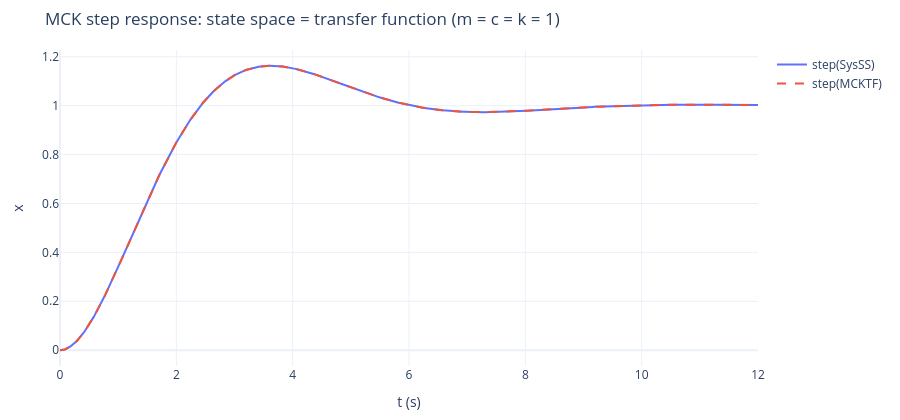

Write notebook code for a chart like this one.
### Markdown cell above
## 6. 狀態空間與轉移函數（`mckss.m`、`ssmodel.mdl`、`MCKTFM.m`、`MCKTf.mdl`）

```matlab
m=1; c=1; k=1;
A=[0 1;-k/m -c/m]; B=[0;1/m]; C=[1 0]; D=0;
SysSS=ss(A,B,C,D);
step(SysSS)
SysTF=tf(SysSS)          % 轉換成轉移函數
MCKTF=tf([1],[M C K]);   % MCKTFM.m
step(MCKTF)
```
`ssmodel.mdl` 是同一個狀態空間方塊，輸入和 `mck.mdl` 一樣是 0.1 Hz 方波。

### Code cell
A_ = np.array([[0, 1], [-k / m, -c / m]])
B_ = np.array([[0], [1 / m]])
C_ = np.array([[1, 0]])
D_ = np.array([[0]])
num, den = signal.ss2tf(A_, B_, C_, D_)
print("SysTF = tf(SysSS): num =", np.round(num, 10), " den =", np.round(den, 10))
wn, zeta = np.sqrt(k / m), c / (2 * np.sqrt(m * k))
print(f"wn = sqrt(k/m) = {wn}, zeta = c/(2 sqrt(mk)) = {zeta}")

t = np.linspace(0, 12, 1201)
_, y_ss = signal.step(signal.StateSpace(A_, B_, C_, D_), T=t)
_, y_tf = signal.step(signal.lti([1], [m, c, k]), T=t)
print(f"max |step(SysSS) - step(MCKTF)| = {np.max(np.abs(y_ss - y_tf)):.1e};  peak = {y_tf.max():.4f} at t = {t[np.argmax(y_tf)]:.2f} s")
_, y_sq, _ = signal.lsim(signal.StateSpace(A_, B_, C_, D_), [f(tt) for tt in np.linspace(0, 10, 2001)], np.linspace(0, 10, 2001), interp=False)   # 零階保持＝方波在取樣點之間不變
print(f"ssmodel.mdl vs mck.mdl (square wave): max difference = {np.max(np.abs(y_sq - x5)):.1e}")
fig = go.Figure()
fig.add_scatter(x=t, y=np.round(y_ss, 5), name="step(SysSS)")
fig.add_scatter(x=t, y=np.round(y_tf, 5), name="step(MCKTF)", line=dict(dash="dash"))
show(fig, "MCK step response: state space = transfer function (m = c = k = 1)", "t (s)", "x")

### Figure 1 — Plotly figure (JSON) as saved in the notebook; plotly's stock layout.template omitted (floating-point values rounded to 4 significant figures; data arrays with more than 128 entries replaced by an {"elided": "..."} marker saying what was removed)
{"data": [{"name": "step(SysSS)", "type": "scatter", "x": {"elided": "1201 float values"}, "y": {"elided": "1201 float values"}}, {"line": {"dash": "dash"}, "name": "step(MCKTF)", "type": "scatter", "x": {"elided": "1201 float values"}, "y": {"elided": "1201 float values"}}], "layout": {"height": 420, "margin": {"b": 50, "l": 60, "r": 20, "t": 50}, "title": {"text": "MCK step response: state space = transfer function (m = c = k = 1)"}, "xaxis": {"title": {"text": "t (s)"}}, "yaxis": {"title": {"text": "x"}}}}
